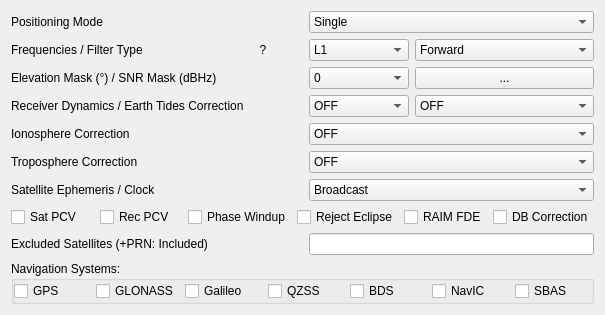
     <widget class="QWidget" name="TabSheet1">
      <property name="toolTip">
       <string/>
      </property>
      <attribute name="title">
       <string>Setting&amp;1</string>
      </attribute>
      <layout class="QGridLayout" name="gridLayout">
       <item row="5" column="2" colspan="2">
        <widget class="QComboBox" name="cBIonosphereOption">
         <property name="toolTip">
          <string>&lt;html&gt;&lt;head/&gt;&lt;body&gt;&lt;p&gt;Define ionosphere correction method (option: &lt;span style=&quot; font-style:italic;&quot;&gt;pos1-ionoopt&lt;/span&gt;)&lt;/p&gt;&lt;/body&gt;&lt;/html&gt;</string>
         </property>
         <item>
          <property name="text">
           <string>OFF</string>
          </property>
         </item>
         <item>
          <property name="text">
           <string>Broadcast</string>
          </property>
         </item>
         <item>
          <property name="text">
           <string>SBAS</string>
          </property>
         </item>
         <item>
          <property name="text">
           <string>Iono-Free LC</string>
          </property>
         </item>
         <item>
          <property name="text">
           <string>Estimate TEC</string>
          </property>
         </item>
         <item>
          <property name="text">
           <string>IONEX TEC</string>
          </property>
         </item>
         <item>
          <property name="text">
           <string>QZSS Broadcast</string>
          </property>
         </item>
         <item>
          <property name="text">
           <string>QZSS LEX</string>
          </property>
         </item>
         <item>
          <property name="text">
           <string>Input TEC</string>
          </property>
         </item>
        </widget>
       </item>
       <item row="11" column="0" colspan="4">
        <widget class="QWidget" name="widget_4" native="true">
         <property name="sizePolicy">
          <sizepolicy hsizetype="Preferred" vsizetype="Fixed">
           <horstretch>0</horstretch>
           <verstretch>0</verstretch>
          </sizepolicy>
         </property>
         <layout class="QHBoxLayout" name="horizontalLayout_2">
          <property name="leftMargin">
           <number>0</number>
          </property>
          <property name="topMargin">
           <number>0</number>
          </property>
          <property name="rightMargin">
           <number>0</number>
          </property>
          <property name="bottomMargin">
           <number>0</number>
          </property>
          <item>
           <widget class="QCheckBox" name="cBPositionOption1">
            <property name="toolTip">
             <string>&lt;html&gt;&lt;head/&gt;&lt;body&gt;&lt;p&gt;Apply phase center variation to satellite (option: &lt;span style=&quot; font-style:italic;&quot;&gt;pos1-posopt1&lt;/span&gt;). &lt;/p&gt;&lt;p&gt;A &amp;quot;Satellite Antenna PCV Fileʺ has to be specified in the &amp;quot;Files&amp;quot; tab.&lt;/p&gt;&lt;/body&gt;&lt;/html&gt;</string>
            </property>
            <property name="text">
             <string>Sat PCV</string>
            </property>
           </widget>
          </item>
          <item>
           <widget class="QCheckBox" name="cBPositionOption2">
            <property name="toolTip">
             <string>&lt;html&gt;&lt;head/&gt;&lt;body&gt;&lt;p&gt;Apply phase center variation to receiver (option: &lt;span style=&quot; font-style:italic;&quot;&gt;pos1-posopt2&lt;/span&gt;). &lt;/p&gt;&lt;p&gt;A &amp;quot;Receiver Antenna PCV Fileʺ has to be specified in the &amp;quot;Files&amp;quot; tab.&lt;/p&gt;&lt;/body&gt;&lt;/html&gt;</string>
            </property>
            <property name="text">
             <string>Rec PCV</string>
            </property>
           </widget>
          </item>
          <item>
           <widget class="QCheckBox" name="cBPositionOption3">
            <property name="toolTip">
             <string>&lt;html&gt;&lt;head/&gt;&lt;body&gt;&lt;p&gt;Apply phase windup correction in PPP mode (option: &lt;span style=&quot; font-style:italic;&quot;&gt;pos1-posopt3&lt;/span&gt;)&lt;/p&gt;&lt;/body&gt;&lt;/html&gt;</string>
            </property>
            <property name="text">
             <string>Phase Windup</string>
            </property>
           </widget>
          </item>
          <item>
           <widget class="QCheckBox" name="cBPositionOption4">
            <property name="toolTip">
             <string>&lt;html&gt;&lt;head/&gt;&lt;body&gt;&lt;p&gt;Exclude GPS Block IIA satellites in eclipse (option: &lt;span style=&quot; font-style:italic;&quot;&gt;pos1-posopt4&lt;/span&gt;). &lt;/p&gt;&lt;p&gt;The eclipsing Block IIA satellitesoften degrade the PPP solutions due to unpredicted behavior of yaw‐attitude.&lt;/p&gt;&lt;/body&gt;&lt;/html&gt;</string>
            </property>
            <property name="text">
             <string>Reject Eclipse</string>
            </property>
           </widget>
          </item>
          <item>
           <widget class="QCheckBox" name="cBPositionOption5">
            <property name="toolTip">
             <string>&lt;html&gt;&lt;head/&gt;&lt;body&gt;&lt;p&gt;Enable RAIM (receiver autonomous integrity monitoring) FDE (fault detection and exclusion) feature (option: &lt;span style=&quot; font-style:italic;&quot;&gt;pos1-posopt5&lt;/span&gt;). &lt;/p&gt;&lt;/body&gt;&lt;/html&gt;</string>
            </property>
            <property name="text">
             <string>RAIM FDE</string>
            </property>
           </widget>
          </item>
          <item>
           <widget class="QCheckBox" name="cBPositionOption6">
            <property name="toolTip">
             <string>&lt;html&gt;&lt;head/&gt;&lt;body&gt;&lt;p&gt;Apply correction for day-boundary clock jumps (option: &lt;span style=&quot; font-style:italic;&quot;&gt;pos1-posopt6&lt;/span&gt;). &lt;/p&gt;&lt;/body&gt;&lt;/html&gt;</string>
            </property>
            <property name="text">
             <string>DB Correction</string>
            </property>
           </widget>
          </item>
         </layout>
        </widget>
       </item>
       <item row="5" column="0">
        <widget class="QLabel" name="Label8">
         <property name="toolTip">
          <string/>
         </property>
         <property name="text">
          <string>Ionosphere Correction</string>
         </property>
        </widget>
       </item>
       <item row="4" column="2">
        <widget class="QComboBox" name="cBDynamicModel">
         <property name="toolTip">
          <string>&lt;html&gt;&lt;head/&gt;&lt;body&gt;&lt;p&gt;Use dynamic model for rover (option: &lt;span style=&quot; font-style:italic;&quot;&gt;pos1-dynamics&lt;/span&gt;).&lt;/p&gt;&lt;p&gt;Only applicable to DGPS/DGNSS or kinematic modes.&lt;/p&gt;&lt;/body&gt;&lt;/html&gt;</string>
         </property>
         <item>
          <property name="text">
           <string>OFF</string>
          </property>
         </item>
         <item>
          <property name="text">
           <string>ON</string>
          </property>
         </item>
        </widget>
       </item>
       <item row="13" column="0" colspan="4">
        <widget class="QGroupBox" name="groupBox">
         <property name="sizePolicy">
          <sizepolicy hsizetype="Preferred" vsizetype="Fixed">
           <horstretch>0</horstretch>
           <verstretch>0</verstretch>
          </sizepolicy>
         </property>
         <property name="title">
          <string>Navigation Systems:</string>
         </property>
         <layout class="QHBoxLayout" name="horizontalLayout">
          <property name="leftMargin">
           <number>0</number>
          </property>
          <property name="topMargin">
           <number>0</number>
          </property>
          <property name="rightMargin">
           <number>0</number>
          </property>
          <property name="bottomMargin">
           <number>0</number>
          </property>
          <item>
           <widget class="QCheckBox" name="cBNavSys1">
            <property name="toolTip">
             <string/>
            </property>
            <property name="text">
             <string>GPS</string>
            </property>
           </widget>
          </item>
          <item>
           <widget class="QCheckBox" name="cBNavSys2">
            <property name="toolTip">
             <string/>
            </property>
            <property name="text">
             <string>GLONASS</string>
            </property>
           </widget>
          </item>
          <item>
           <widget class="QCheckBox" name="cBNavSys3">
            <property name="toolTip">
             <string/>
            </property>
            <property name="text">
             <string>Galileo</string>
            </property>
           </widget>
          </item>
          <item>
           <widget class="QCheckBox" name="cBNavSys4">
            <property name="toolTip">
             <string/>
            </property>
            <property name="text">
             <string>QZSS</string>
            </property>
           </widget>
          </item>
          <item>
           <widget class="QCheckBox" name="cBNavSys6">
            <property name="toolTip">
             <string/>
            </property>
            <property name="text">
             <string>BDS</string>
            </property>
           </widget>
          </item>
          <item>
           <widget class="QCheckBox" name="cBNavSys7">
            <property name="text">
             <string>NavIC</string>
            </property>
           </widget>
          </item>
          <item>
           <widget class="QCheckBox" name="cBNavSys5">
            <property name="toolTip">
             <string/>
            </property>
            <property name="text">
             <string>SBAS</string>
            </property>
           </widget>
          </item>
         </layout>
        </widget>
       </item>
       <item row="4" column="3">
        <widget class="QComboBox" name="cBTideCorrection">
         <property name="toolTip">
          <string>&lt;html&gt;&lt;head/&gt;&lt;body&gt;&lt;p&gt;Enable Earth tide correction (option: &lt;span style=&quot; font-style:italic;&quot;&gt;pos1-tidecorr&lt;/span&gt;).&lt;/p&gt;&lt;p&gt;For pole tides an EOP data file has to be specified.&lt;/p&gt;&lt;p&gt;For ocean tide loading an OTL BLQ file has to be given.&lt;/p&gt;&lt;/body&gt;&lt;/html&gt;</string>
         </property>
         <item>
          <property name="text">
           <string>OFF</string>
          </property>
         </item>
         <item>
          <property name="text">
           <string>Solid</string>
          </property>
         </item>
         <item>
          <property name="text">
           <string>Solid/OTL</string>
          </property>
         </item>
        </widget>
       </item>
       <item row="4" column="0" colspan="2">
        <widget class="QLabel" name="Label3">
         <property name="toolTip">
          <string/>
         </property>
         <property name="text">
          <string>Receiver Dynamics / Earth Tides Correction</string>
         </property>
        </widget>
       </item>
       <item row="3" column="0">
        <widget class="QLabel" name="lblElevationMask">
         <property name="toolTip">
          <string/>
         </property>
         <property name="text">
          <string>Elevation Mask (°) / SNR Mask (dBHz)</string>
         </property>
        </widget>
       </item>
       <item row="6" column="0">
        <widget class="QLabel" name="Label9">
         <property name="toolTip">
          <string/>
         </property>
         <property name="text">
          <string>Troposphere Correction</string>
         </property>
        </widget>
       </item>
       <item row="1" column="0">
        <widget class="QLabel" name="lblPosMode">
         <property name="toolTip">
          <string/>
         </property>
         <property name="text">
          <string>Positioning Mode</string>
         </property>
        </widget>
       </item>
       <item row="1" column="2" colspan="2">
        <widget class="QComboBox" name="cBPositionMode">
         <property name="toolTip">
          <string>&lt;html&gt;&lt;head/&gt;&lt;body&gt;&lt;p&gt;Positioning Mode (option: &lt;span style=&quot; font-style:italic;&quot;&gt;pos1-posmode&lt;/span&gt;) &lt;/p&gt;&lt;/body&gt;&lt;/html&gt;</string>
         </property>
         <item>
          <property name="text">
           <string>Single</string>
          </property>
         </item>
         <item>
          <property name="text">
           <string>DGPS/DGNSS</string>
          </property>
         </item>
         <item>
          <property name="text">
           <string>Kinematic</string>
          </property>
         </item>
         <item>
          <property name="text">
           <string>Static</string>
          </property>
         </item>
         <item>
          <property name="text">
           <string>Static-Start</string>
          </property>
         </item>
         <item>
          <property name="text">
           <string>Moving-Base</string>
          </property>
         </item>
         <item>
          <property name="text">
           <string>Fixed</string>
          </property>
         </item>
         <item>
          <property name="text">
           <string>PPP Kinematic</string>
          </property>
         </item>
         <item>
          <property name="text">
           <string>PPP Static</string>
          </property>
         </item>
         <item>
          <property name="text">
           <string>PPP Fixed</string>
          </property>
         </item>
        </widget>
       </item>
       <item row="2" column="1">
        <widget class="QPushButton" name="btnFrequencies">
         <property name="toolTip">
          <string>Show frequency table</string>
         </property>
         <property name="text">
          <string>?</string>
         </property>
         <property name="flat">
          <bool>true</bool>
         </property>
        </widget>
       </item>
       <item row="2" column="2">
        <widget class="QComboBox" name="cBFrequencies">
         <property name="toolTip">
          <string>&lt;html&gt;&lt;head/&gt;&lt;body&gt;&lt;p&gt;Used carrier frequencies (option: &lt;span style=&quot; font-style:italic;&quot;&gt;pos1-frequency&lt;/span&gt;)&lt;/p&gt;&lt;/body&gt;&lt;/html&gt;</string>
         </property>
         <item>
          <property name="text">
           <string>L1</string>
          </property>
         </item>
         <item>
          <property name="text">
           <string>L1+2</string>
          </property>
         </item>
         <item>
          <property name="text">
           <string>L1+2+3</string>
          </property>
         </item>
         <item>
          <property name="text">
           <string>L1+2+3+4</string>
          </property>
         </item>
         <item>
          <property name="text">
           <string>L1+2+3+4+5</string>
          </property>
         </item>
        </widget>
       </item>
       <item row="7" column="2" colspan="2">
        <widget class="QComboBox" name="cBSatelliteEphemeris">
         <property name="toolTip">
          <string>&lt;html&gt;&lt;head/&gt;&lt;body&gt;&lt;p&gt;Set the type of satellite ephemeris (option: &lt;span style=&quot; font-style:italic;&quot;&gt;pos1-sateph&lt;/span&gt;)&lt;/p&gt;&lt;/body&gt;&lt;/html&gt;</string>
         </property>
         <item>
          <property name="text">
           <string>Broadcast</string>
          </property>
         </item>
         <item>
          <property name="text">
           <string>Precise</string>
          </property>
         </item>
         <item>
          <property name="text">
           <string>Broadcast+SBAS</string>
          </property>
         </item>
         <item>
          <property name="text">
           <string>Broadcast+SSR APC</string>
          </property>
         </item>
         <item>
          <property name="text">
           <string>Broadcast+SSR CoM</string>
          </property>
         </item>
         <item>
          <property name="text">
           <string>QZSS LEX</string>
          </property>
         </item>
        </widget>
       </item>
       <item row="2" column="3">
        <widget class="QComboBox" name="cBSolution">
         <property name="toolTip">
          <string>&lt;html&gt;&lt;head/&gt;&lt;body&gt;&lt;p&gt;Filter type (option: &lt;span style=&quot; font-style:italic;&quot;&gt;pos1-soltype&lt;/span&gt;)&lt;/p&gt;&lt;/body&gt;&lt;/html&gt;</string>
         </property>
         <item>
          <property name="text">
           <string>Forward</string>
          </property>
         </item>
         <item>
          <property name="text">
           <string>Backward</string>
          </property>
         </item>
         <item>
          <property name="text">
           <string>Combined</string>
          </property>
         </item>
         <item>
          <property name="text">
           <string>Combined - no phase reset</string>
          </property>
         </item>
        </widget>
       </item>
       <item row="12" column="2" colspan="2">
        <widget class="QLineEdit" name="lEExcludedSatellites">
         <property name="toolTip">
          <string>&lt;html&gt;&lt;head/&gt;&lt;body&gt;&lt;p&gt;Set the excluded satellites for positioning. Fill in the PRN numbers of the satellites separated by spaces (option: &lt;span style=&quot; font-style:italic;&quot;&gt;pos1-exclsats&lt;/span&gt;).&lt;/p&gt;&lt;p&gt;For GLONASS, Galileo, QZSS, BeiDou and SBAS, use Rnn, Enn, Jnn, Cnn and Snn, respectively (nn: satellite PRN or slot number).&lt;/p&gt;&lt;p&gt;If ʺ+ʺ is added to the head of the satellite ID, the satellite is included for positioning even if the satellite is unhealthy.&lt;/p&gt;&lt;/body&gt;&lt;/html&gt;</string>
         </property>
        </widget>
       </item>
       <item row="3" column="3">
        <widget class="QPushButton" name="btnSnrMask">
         <property name="toolTip">
          <string>Edit elevation mask</string>
         </property>
         <property name="text">
          <string>...</string>
         </property>
        </widget>
       </item>
       <item row="2" column="0">
        <widget class="QLabel" name="lblFrequency">
         <property name="toolTip">
          <string/>
         </property>
         <property name="text">
          <string>Frequencies / Filter Type</string>
         </property>
        </widget>
       </item>
       <item row="12" column="0">
        <widget class="QLabel" name="Label35">
         <property name="toolTip">
          <string/>
         </property>
         <property name="text">
          <string>Excluded Satellites (+PRN: Included)</string>
         </property>
        </widget>
       </item>
       <item row="6" column="2" colspan="2">
        <widget class="QComboBox" name="cBTroposphereOption">
         <property name="toolTip">
          <string>&lt;html&gt;&lt;head/&gt;&lt;body&gt;&lt;p&gt;Define troposhere correction method (option: &lt;span style=&quot; font-style:italic;&quot;&gt;pos1-tropopt&lt;/span&gt;)&lt;/p&gt;&lt;/body&gt;&lt;/html&gt;</string>
         </property>
         <item>
          <property name="text">
           <string>OFF</string>
          </property>
         </item>
         <item>
          <property name="text">
           <string>Saastamoinen</string>
          </property>
         </item>
         <item>
          <property name="text">
           <string>SBAS</string>
          </property>
         </item>
         <item>
          <property name="text">
           <string>Estimate ZTD</string>
          </property>
         </item>
         <item>
          <property name="text">
           <string>Estimate ZTD+Grad</string>
          </property>
         </item>
        </widget>
       </item>
       <item row="7" column="0">
        <widget class="QLabel" name="Label32">
         <property name="toolTip">
          <string/>
         </property>
         <property name="text">
          <string>Satellite Ephemeris / Clock</string>
         </property>
        </widget>
       </item>
       <item row="3" column="2">
        <widget class="QComboBox" name="cBElevationMask">
         <property name="toolTip">
          <string>&lt;html&gt;&lt;head/&gt;&lt;body&gt;&lt;p&gt;Elevation mask in degree (option: &lt;span style=&quot; font-style:italic;&quot;&gt;pos1-elmask&lt;/span&gt;)&lt;/p&gt;&lt;/body&gt;&lt;/html&gt;</string>
         </property>
         <item>
          <property name="text">
           <string>0</string>
          </property>
         </item>
         <item>
          <property name="text">
           <string>5</string>
          </property>
         </item>
         <item>
          <property name="text">
           <string>10</string>
          </property>
         </item>
         <item>
          <property name="text">
           <string>15</string>
          </property>
         </item>
         <item>
          <property name="text">
           <string>20</string>
          </property>
         </item>
         <item>
          <property name="text">
           <string>25</string>
          </property>
         </item>
         <item>
          <property name="text">
           <string>30</string>
          </property>
         </item>
         <item>
          <property name="text">
           <string>35</string>
          </property>
         </item>
         <item>
          <property name="text">
           <string>40</string>
          </property>
         </item>
         <item>
          <property name="text">
           <string>45</string>
          </property>
         </item>
         <item>
          <property name="text">
           <string>50</string>
          </property>
         </item>
         <item>
          <property name="text">
           <string>55</string>
          </property>
         </item>
         <item>
          <property name="text">
           <string>60</string>
          </property>
         </item>
         <item>
          <property name="text">
           <string>65</string>
          </property>
         </item>
         <item>
          <property name="text">
           <string>70</string>
          </property>
         </item>
        </widget>
       </item>
      </layout>
     </widget>
